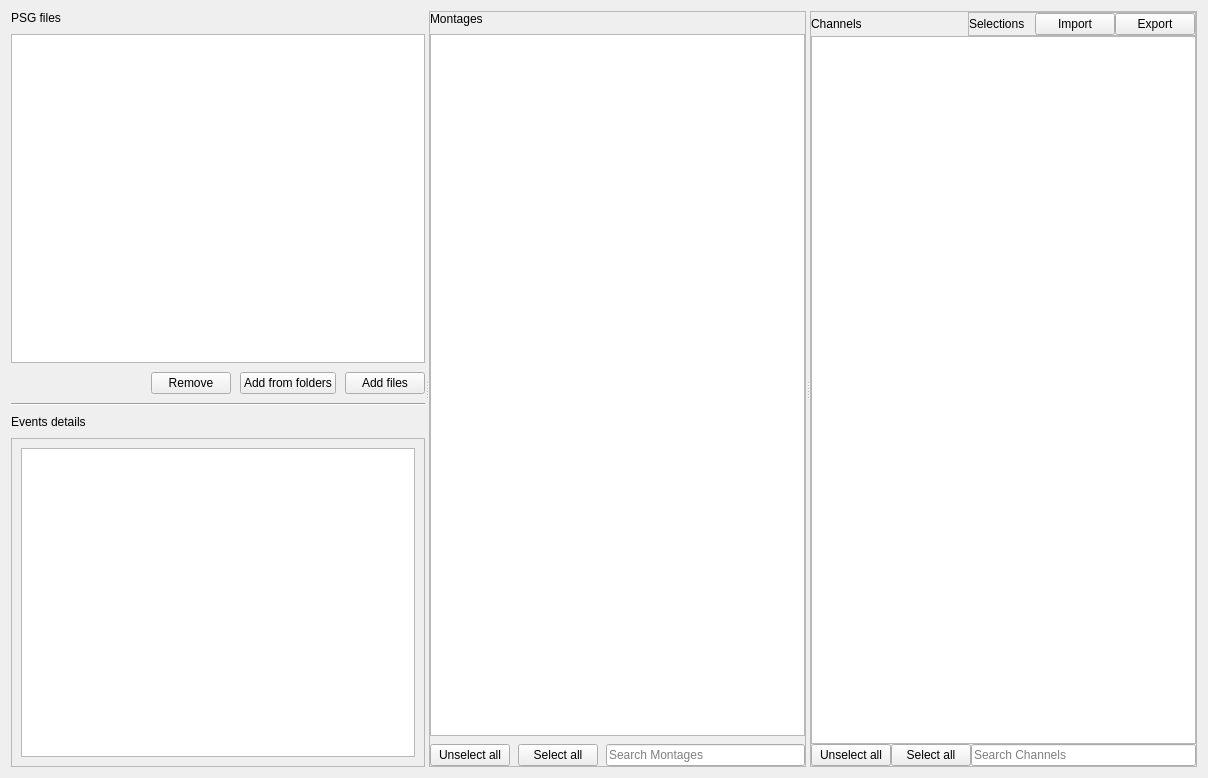
<?xml version="1.0" encoding="UTF-8"?>
<ui version="4.0">
 <class>InputFilesStep</class>
 <widget class="QWidget" name="InputFilesStep">
  <property name="geometry">
   <rect>
    <x>0</x>
    <y>0</y>
    <width>1208</width>
    <height>778</height>
   </rect>
  </property>
  <property name="windowTitle">
   <string>Form</string>
  </property>
  <layout class="QVBoxLayout" name="verticalLayout_4">
   <item>
    <widget class="QSplitter" name="splitter">
     <property name="orientation">
      <enum>Qt::Horizontal</enum>
     </property>
     <property name="childrenCollapsible">
      <bool>false</bool>
     </property>
     <widget class="QWidget" name="layoutWidget">
      <layout class="QVBoxLayout" name="verticalLayout">
       <property name="spacing">
        <number>9</number>
       </property>
       <item>
        <widget class="QLabel" name="label_PSG">
         <property name="font">
          <font>
           <weight>50</weight>
           <italic>false</italic>
           <bold>false</bold>
          </font>
         </property>
         <property name="text">
          <string>PSG files</string>
         </property>
        </widget>
       </item>
       <item>
        <widget class="QListView" name="files_listview">
         <property name="editTriggers">
          <set>QAbstractItemView::NoEditTriggers</set>
         </property>
         <property name="selectionMode">
          <enum>QAbstractItemView::ExtendedSelection</enum>
         </property>
         <property name="selectionBehavior">
          <enum>QAbstractItemView::SelectItems</enum>
         </property>
        </widget>
       </item>
       <item>
        <layout class="QHBoxLayout" name="horizontalLayout_3">
         <item>
          <spacer name="horizontalSpacer_2">
           <property name="orientation">
            <enum>Qt::Horizontal</enum>
           </property>
           <property name="sizeHint" stdset="0">
            <size>
             <width>40</width>
             <height>20</height>
            </size>
           </property>
          </spacer>
         </item>
         <item>
          <widget class="QPushButton" name="remove_entries_pushbutton">
           <property name="text">
            <string>Remove</string>
           </property>
          </widget>
         </item>
         <item>
          <widget class="QPushButton" name="add_folders_pushbutton">
           <property name="text">
            <string>Add from folders</string>
           </property>
          </widget>
         </item>
         <item>
          <widget class="QPushButton" name="add_files_pushbutton">
           <property name="text">
            <string>Add files</string>
           </property>
          </widget>
         </item>
        </layout>
       </item>
       <item>
        <widget class="Line" name="line_2">
         <property name="orientation">
          <enum>Qt::Horizontal</enum>
         </property>
        </widget>
       </item>
       <item>
        <widget class="QLabel" name="label_4">
         <property name="font">
          <font>
           <weight>50</weight>
           <italic>false</italic>
           <bold>false</bold>
          </font>
         </property>
         <property name="text">
          <string>Events details</string>
         </property>
        </widget>
       </item>
       <item>
        <widget class="QScrollArea" name="scrollArea">
         <property name="widgetResizable">
          <bool>true</bool>
         </property>
         <widget class="QWidget" name="scrollAreaWidgetContents">
          <property name="geometry">
           <rect>
            <x>0</x>
            <y>0</y>
            <width>385</width>
            <height>319</height>
           </rect>
          </property>
          <layout class="QVBoxLayout" name="verticalLayout_5">
           <item>
            <widget class="QTreeView" name="events_treeView"/>
           </item>
          </layout>
         </widget>
        </widget>
       </item>
      </layout>
     </widget>
     <widget class="QFrame" name="frame_montages">
      <property name="enabled">
       <bool>true</bool>
      </property>
      <property name="frameShape">
       <enum>QFrame::StyledPanel</enum>
      </property>
      <property name="frameShadow">
       <enum>QFrame::Raised</enum>
      </property>
      <layout class="QVBoxLayout" name="verticalLayout_7">
       <property name="spacing">
        <number>8</number>
       </property>
       <property name="leftMargin">
        <number>0</number>
       </property>
       <property name="topMargin">
        <number>0</number>
       </property>
       <property name="rightMargin">
        <number>0</number>
       </property>
       <property name="bottomMargin">
        <number>0</number>
       </property>
       <item>
        <layout class="QVBoxLayout" name="verticalLayout_3">
         <item>
          <widget class="QLabel" name="label_Montages">
           <property name="font">
            <font>
             <weight>50</weight>
             <italic>false</italic>
             <bold>false</bold>
            </font>
           </property>
           <property name="text">
            <string>Montages</string>
           </property>
          </widget>
         </item>
         <item>
          <widget class="QTableView" name="montages_tableview">
           <property name="selectionMode">
            <enum>QAbstractItemView::MultiSelection</enum>
           </property>
           <property name="selectionBehavior">
            <enum>QAbstractItemView::SelectRows</enum>
           </property>
           <property name="horizontalScrollMode">
            <enum>QAbstractItemView::ScrollPerPixel</enum>
           </property>
           <attribute name="horizontalHeaderStretchLastSection">
            <bool>true</bool>
           </attribute>
          </widget>
         </item>
         <item>
          <layout class="QHBoxLayout" name="horizontalLayout">
           <item>
            <widget class="QPushButton" name="unselect_all_montage_pushbutton">
             <property name="text">
              <string>Unselect all</string>
             </property>
            </widget>
           </item>
           <item>
            <widget class="QPushButton" name="select_all_montage_pushbutton">
             <property name="text">
              <string>Select all</string>
             </property>
            </widget>
           </item>
           <item>
            <widget class="QLineEdit" name="montage_search_lineedit">
             <property name="placeholderText">
              <string>Search Montages</string>
             </property>
            </widget>
           </item>
          </layout>
         </item>
        </layout>
       </item>
      </layout>
     </widget>
     <widget class="QFrame" name="frame_channels">
      <property name="frameShape">
       <enum>QFrame::StyledPanel</enum>
      </property>
      <property name="frameShadow">
       <enum>QFrame::Raised</enum>
      </property>
      <layout class="QVBoxLayout" name="verticalLayout_2">
       <property name="spacing">
        <number>0</number>
       </property>
       <property name="leftMargin">
        <number>0</number>
       </property>
       <property name="topMargin">
        <number>0</number>
       </property>
       <property name="rightMargin">
        <number>0</number>
       </property>
       <property name="bottomMargin">
        <number>0</number>
       </property>
       <item>
        <layout class="QHBoxLayout" name="horizontalLayout_5">
         <item>
          <widget class="QLabel" name="label_Channels">
           <property name="font">
            <font>
             <weight>50</weight>
             <italic>false</italic>
             <bold>false</bold>
            </font>
           </property>
           <property name="text">
            <string>Channels</string>
           </property>
          </widget>
         </item>
         <item>
          <spacer name="horizontalSpacer">
           <property name="orientation">
            <enum>Qt::Horizontal</enum>
           </property>
           <property name="sizeHint" stdset="0">
            <size>
             <width>13</width>
             <height>21</height>
            </size>
           </property>
          </spacer>
         </item>
         <item>
          <widget class="QFrame" name="frame">
           <property name="frameShape">
            <enum>QFrame::StyledPanel</enum>
           </property>
           <property name="frameShadow">
            <enum>QFrame::Raised</enum>
           </property>
           <layout class="QHBoxLayout" name="horizontalLayout_2">
            <property name="spacing">
             <number>0</number>
            </property>
            <property name="leftMargin">
             <number>0</number>
            </property>
            <property name="topMargin">
             <number>0</number>
            </property>
            <property name="rightMargin">
             <number>0</number>
            </property>
            <property name="bottomMargin">
             <number>0</number>
            </property>
            <item>
             <widget class="QLabel" name="label_selection">
              <property name="text">
               <string>Selections</string>
              </property>
             </widget>
            </item>
            <item>
             <spacer name="horizontalSpacer_3">
              <property name="orientation">
               <enum>Qt::Horizontal</enum>
              </property>
              <property name="sizeType">
               <enum>QSizePolicy::Fixed</enum>
              </property>
              <property name="sizeHint" stdset="0">
               <size>
                <width>10</width>
                <height>20</height>
               </size>
              </property>
             </spacer>
            </item>
            <item>
             <widget class="QPushButton" name="import_pushbutton">
              <property name="toolTip">
               <string>Press to import a saved selection of files with their montage and channels.</string>
              </property>
              <property name="text">
               <string>Import</string>
              </property>
             </widget>
            </item>
            <item>
             <widget class="QPushButton" name="export_pushbutton">
              <property name="toolTip">
               <string>Press to export and save the current selection of files with their montage and channels.</string>
              </property>
              <property name="text">
               <string>Export</string>
              </property>
             </widget>
            </item>
           </layout>
          </widget>
         </item>
        </layout>
       </item>
       <item>
        <widget class="QTableView" name="channels_tableview">
         <property name="editTriggers">
          <set>QAbstractItemView::SelectedClicked</set>
         </property>
         <property name="dragEnabled">
          <bool>false</bool>
         </property>
         <property name="dragDropOverwriteMode">
          <bool>false</bool>
         </property>
         <property name="dragDropMode">
          <enum>QAbstractItemView::NoDragDrop</enum>
         </property>
         <property name="alternatingRowColors">
          <bool>true</bool>
         </property>
         <property name="selectionBehavior">
          <enum>QAbstractItemView::SelectRows</enum>
         </property>
         <property name="horizontalScrollMode">
          <enum>QAbstractItemView::ScrollPerPixel</enum>
         </property>
         <property name="sortingEnabled">
          <bool>false</bool>
         </property>
         <attribute name="horizontalHeaderStretchLastSection">
          <bool>true</bool>
         </attribute>
        </widget>
       </item>
       <item>
        <layout class="QHBoxLayout" name="horizontalLayout_4">
         <item>
          <widget class="QPushButton" name="unselect_all_channels_pushbutton">
           <property name="text">
            <string>Unselect all</string>
           </property>
          </widget>
         </item>
         <item>
          <widget class="QPushButton" name="select_all_channels_pushbutton">
           <property name="text">
            <string>Select all</string>
           </property>
          </widget>
         </item>
         <item>
          <widget class="QLineEdit" name="search_channels_lineedit">
           <property name="inputMask">
            <string/>
           </property>
           <property name="placeholderText">
            <string>Search Channels</string>
           </property>
          </widget>
         </item>
        </layout>
       </item>
      </layout>
     </widget>
    </widget>
   </item>
  </layout>
 </widget>
 <resources>
  <include location="../../../../../snooz-toolbox/src/main/python/ui/themes/themes.qrc"/>
 </resources>
 <connections>
  <connection>
   <sender>add_files_pushbutton</sender>
   <signal>clicked()</signal>
   <receiver>InputFilesStep</receiver>
   <slot>add_files_slot()</slot>
   <hints>
    <hint type="sourcelabel">
     <x>203</x>
     <y>550</y>
    </hint>
    <hint type="destinationlabel">
     <x>330</x>
     <y>286</y>
    </hint>
   </hints>
  </connection>
  <connection>
   <sender>remove_entries_pushbutton</sender>
   <signal>clicked()</signal>
   <receiver>InputFilesStep</receiver>
   <slot>remove_entries_slot()</slot>
   <hints>
    <hint type="sourcelabel">
     <x>73</x>
     <y>550</y>
    </hint>
    <hint type="destinationlabel">
     <x>330</x>
     <y>286</y>
    </hint>
   </hints>
  </connection>
  <connection>
   <sender>add_folders_pushbutton</sender>
   <signal>clicked()</signal>
   <receiver>InputFilesStep</receiver>
   <slot>add_folders_slot()</slot>
   <hints>
    <hint type="sourcelabel">
     <x>160</x>
     <y>550</y>
    </hint>
    <hint type="destinationlabel">
     <x>330</x>
     <y>286</y>
    </hint>
   </hints>
  </connection>
  <connection>
   <sender>search_channels_lineedit</sender>
   <signal>textChanged(QString)</signal>
   <receiver>InputFilesStep</receiver>
   <slot>channel_search_changed_slot()</slot>
   <hints>
    <hint type="sourcelabel">
     <x>871</x>
     <y>570</y>
    </hint>
    <hint type="destinationlabel">
     <x>473</x>
     <y>297</y>
    </hint>
   </hints>
  </connection>
  <connection>
   <sender>montage_search_lineedit</sender>
   <signal>textChanged(QString)</signal>
   <receiver>InputFilesStep</receiver>
   <slot>montage_seach_changed_slot()</slot>
   <hints>
    <hint type="sourcelabel">
     <x>558</x>
     <y>570</y>
    </hint>
    <hint type="destinationlabel">
     <x>473</x>
     <y>297</y>
    </hint>
   </hints>
  </connection>
  <connection>
   <sender>select_all_channels_pushbutton</sender>
   <signal>clicked()</signal>
   <receiver>InputFilesStep</receiver>
   <slot>channels_select_all_slot()</slot>
   <hints>
    <hint type="sourcelabel">
     <x>762</x>
     <y>570</y>
    </hint>
    <hint type="destinationlabel">
     <x>473</x>
     <y>297</y>
    </hint>
   </hints>
  </connection>
  <connection>
   <sender>select_all_montage_pushbutton</sender>
   <signal>clicked()</signal>
   <receiver>InputFilesStep</receiver>
   <slot>montages_select_all_slot()</slot>
   <hints>
    <hint type="sourcelabel">
     <x>449</x>
     <y>570</y>
    </hint>
    <hint type="destinationlabel">
     <x>473</x>
     <y>297</y>
    </hint>
   </hints>
  </connection>
  <connection>
   <sender>unselect_all_channels_pushbutton</sender>
   <signal>clicked()</signal>
   <receiver>InputFilesStep</receiver>
   <slot>channels_unselect_all_slot()</slot>
   <hints>
    <hint type="sourcelabel">
     <x>676</x>
     <y>570</y>
    </hint>
    <hint type="destinationlabel">
     <x>473</x>
     <y>297</y>
    </hint>
   </hints>
  </connection>
  <connection>
   <sender>unselect_all_montage_pushbutton</sender>
   <signal>clicked()</signal>
   <receiver>InputFilesStep</receiver>
   <slot>montages_unselect_all_slot()</slot>
   <hints>
    <hint type="sourcelabel">
     <x>363</x>
     <y>570</y>
    </hint>
    <hint type="destinationlabel">
     <x>473</x>
     <y>297</y>
    </hint>
   </hints>
  </connection>
  <connection>
   <sender>files_listview</sender>
   <signal>clicked(QModelIndex)</signal>
   <receiver>InputFilesStep</receiver>
   <slot>file_selection_changed_slot()</slot>
   <hints>
    <hint type="sourcelabel">
     <x>168</x>
     <y>90</y>
    </hint>
    <hint type="destinationlabel">
     <x>473</x>
     <y>297</y>
    </hint>
   </hints>
  </connection>
  <connection>
   <sender>export_pushbutton</sender>
   <signal>clicked()</signal>
   <receiver>InputFilesStep</receiver>
   <slot>export_slot()</slot>
   <hints>
    <hint type="sourcelabel">
     <x>897</x>
     <y>29</y>
    </hint>
    <hint type="destinationlabel">
     <x>473</x>
     <y>297</y>
    </hint>
   </hints>
  </connection>
  <connection>
   <sender>import_pushbutton</sender>
   <signal>clicked()</signal>
   <receiver>InputFilesStep</receiver>
   <slot>import_slot()</slot>
   <hints>
    <hint type="sourcelabel">
     <x>816</x>
     <y>23</y>
    </hint>
    <hint type="destinationlabel">
     <x>473</x>
     <y>297</y>
    </hint>
   </hints>
  </connection>
 </connections>
 <slots>
  <slot>add_files_slot()</slot>
  <slot>remove_entries_slot()</slot>
  <slot>add_folders_slot()</slot>
  <slot>on_test_button()</slot>
  <slot>channel_search_changed_slot()</slot>
  <slot>on_apply()</slot>
  <slot>on_cancel()</slot>
  <slot>file_selection_changed_slot()</slot>
  <slot>montage_seach_changed_slot()</slot>
  <slot>on_file_search_changed()</slot>
  <slot>montages_select_all_slot()</slot>
  <slot>channels_select_all_slot()</slot>
  <slot>montages_unselect_all_slot()</slot>
  <slot>channels_unselect_all_slot()</slot>
  <slot>export_slot()</slot>
  <slot>import_slot()</slot>
 </slots>
</ui>
